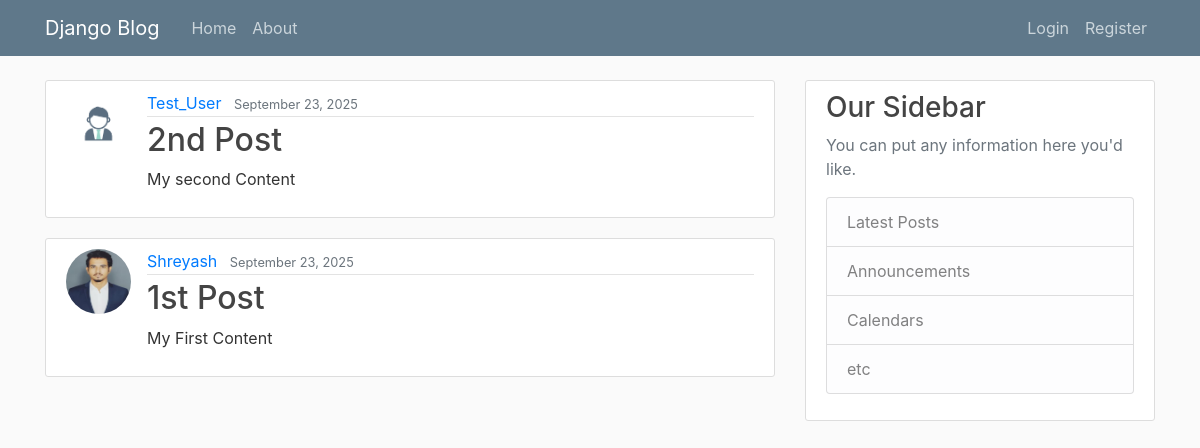
Before: / with the older database file.
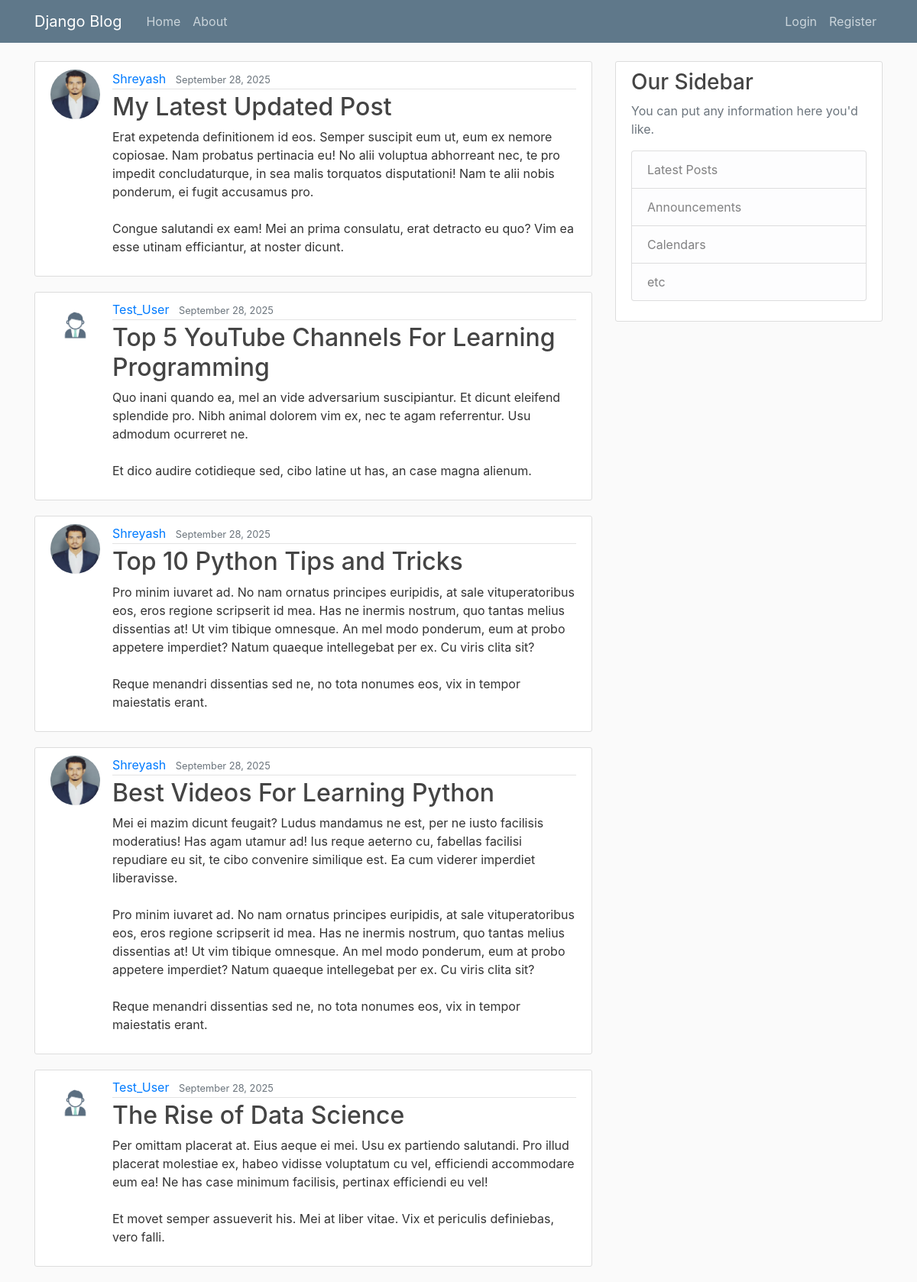
After: the same page with the newer database file.
### blog/models.py (models this page shows, shortened)
class Post(models.Model):
    title = models.CharField(max_length=100)
    content = models.TextField()
    date_posted = models.DateTimeField(default=timezone.now)
    author = models.ForeignKey(User, on_delete=models.CASCADE)

### users/models.py (models this page shows, shortened)
class Profile(models.Model):
    user = models.OneToOneField(User, on_delete=models.CASCADE)
    image = models.ImageField(default='default.jpg', upload_to='profile_pics')

### blog/views.py (the view)
# urls.py: path('', PostListView.as_view(), name='blog-home'),
class PostListView(ListView):
    model = Post
    template_name = 'blog/home.html'  # <app>/<model>_<viewtype>.html
    context_object_name = 'posts'
    ordering = ['-date_posted']
    paginate_by = 5

### blog/templates/blog/home.html
{% extends 'blog/base.html' %}
{% block content %}
    {% for post in posts%}
        <article class="media content-section">
            <img class="rounded-circle article-img" src="{{post.author.profile.image.url}}" >
        <div class="media-body">
            <div class="article-metadata">
            <a class="mr-2" href="#">{{ post.author }}</a>
            <small class="text-muted">{{ post.date_posted|date:"F d, Y" }}</small>
            </div>
            <h2><a class="article-title" href="#">{{ post.title }}</a></h2>
            <p class="article-content">{{ post.content }}</p>
        </div>
        </article>
    {% endfor %}
{% endblock content %}

Changed rows visible on the page:
no longer on this page (row unchanged): Post: author.profile.image (placeholder picture), author "Test_User", date_posted "September 23, 2025", title "2nd Post", content "My second Content"
no longer on this page (row unchanged): Post: author.profile.image (picture), author "Shreyash", date_posted "September 23, 2025", title "1st Post", content "My First Content"
added Post: author.profile.image (picture), author "Shreyash", date_posted "September 28, 2025", title "My Latest Updated Post", content "Erat expetenda definitionem id eos. Semper suscipit eum ut, eum ex nemore copiosae. Nam probatus pertinacia eu! No alii voluptua abhorreant nec, te pro impedit concludaturque, in sea malis torquatos disputationi! Nam te alii nobis ponderum, ei fugit accusamus pro. Congue salutandi ex eam! Mei an prima consulatu, erat detracto eu quo? Vim ea esse utinam efficiantur, at noster dicunt."
added Post: author.profile.image (placeholder picture), author "Test_User", date_posted "September 28, 2025", title "Top 5 YouTube Channels For Learning Programming", content "Quo inani quando ea, mel an vide adversarium suscipiantur. Et dicunt eleifend splendide pro. Nibh animal dolorem vim ex, nec te agam referrentur. Usu admodum ocurreret ne. Et dico audire cotidieque sed, cibo latine ut has, an case magna alienum."
added Post: author.profile.image (picture), author "Shreyash", date_posted "September 28, 2025", title "Top 10 Python Tips and Tricks", content "Pro minim iuvaret ad. No nam ornatus principes euripidis, at sale vituperatoribus eos, eros regione scripserit id mea. Has ne inermis nostrum, quo tantas melius dissentias at! Ut vim tibique omnesque. An mel modo ponderum, eum at probo appetere imperdiet? Natum quaeque intellegebat per ex. Cu viris clita sit? Reque menandri dissentias sed ne, no tota nonumes eos, vix in tempor maiestatis erant."
added Post: author.profile.image (picture), author "Shreyash", date_posted "September 28, 2025", title "Best Videos For Learning Python", content "Mei ei mazim dicunt feugait? Ludus mandamus ne est, per ne iusto facilisis moderatius! Has agam utamur ad! Ius reque aeterno cu, fabellas facilisi repudiare eu sit, te cibo convenire similique est. Ea cum viderer imperdiet liberavisse. Pro minim iuvaret ad. No nam ornatus principes euripidis, at sale vituperatoribus eos, eros regione scripserit id mea. Has ne inermis nostrum, quo tantas melius dissentias at! Ut vim tibique omnesque. An mel modo ponderum, eum at probo appetere imperdiet? Natum quaeque intellegebat per ex. Cu viris clita sit? Reque menandri dissentias sed ne, no tota nonumes eos, vix in tempor maiestatis erant."
added Post: author.profile.image (placeholder picture), author "Test_User", date_posted "September 28, 2025", title "The Rise of Data Science", content "Per omittam placerat at. Eius aeque ei mei. Usu ex partiendo salutandi. Pro illud placerat molestiae ex, habeo vidisse voluptatum cu vel, efficiendi accommodare eum ea! Ne has case minimum facilisis, pertinax efficiendi eu vel! Et movet semper assueverit his. Mei at liber vitae. Vix et periculis definiebas, vero falli."
